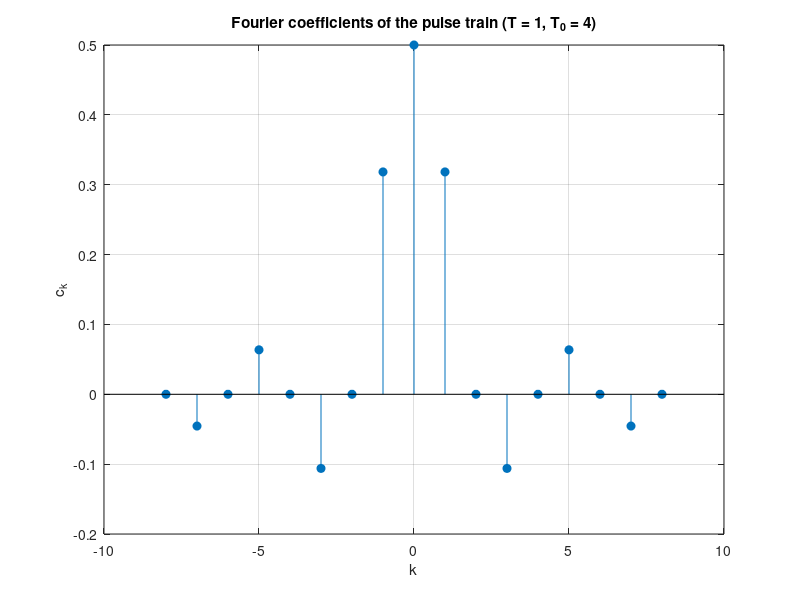
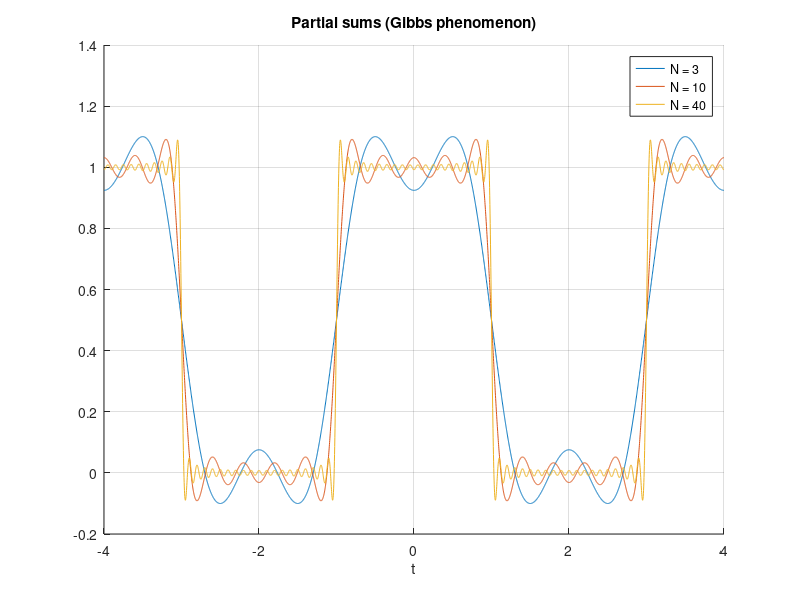

Source code (MATLAB) for these figures, in order:
% Signals and Systems — The Continuous-Time Fourier Series
%title: Fourier Series of a Pulse Train
%ar-title: متسلسلة فورييه لقطار النبضات
%lesson: ss-ch3-1
%course: signals-systems

%% Coefficients by numerical integration
%ar: ck = (1/T0) ∫ x(t) e^{−jkω0t} dt على دورة. النبضة سعتها 1 من −T إلى T. نختار T = 1 و T0 = 4، ونحسب بـ integral لكل k.
T = 1; T0 = 4; w0 = 2*pi/T0;
k = -8:8; c = zeros(size(k));
for m = 1:numel(k)
    c(m) = integral(@(t) exp(-1j*k(m)*w0*t), -T, T) / T0;
end
cf = sin(k*w0*T)./(k*pi); cf(k == 0) = 2*T/T0;
fprintf('k = %2d: numerical %8.5f, formula %8.5f\n', [k(9:13); real(c(9:13)); cf(9:13)])
%check: max(abs(c - cf)) < 1e-10

%% The line spectrum
%ar: نرسم ck مقابل k بـ stem: قيم حقيقية (لأن الإشارة زوجية) وشكلها شكل sinc.
stem(k, real(c), 'filled'); grid on; xlabel('k'); ylabel('c_k'); title('Fourier coefficients of the pulse train (T = 1, T_0 = 4)')

%% Rebuild the signal from N harmonics
%ar: x_N(t) = Σ ck e^{jkω0t} من −N إلى N. كلما زاد N اقترب الشكل من النبضة، لكن يبقى «تجاوز» قرب الحواف ≈ 9% (ظاهرة جيبس).
t = linspace(-4, 4, 4000);
figure; hold on
for N = [3 10 40]
    kk = -N:N; ck = sin(kk*w0*T)./(kk*pi); ck(kk == 0) = 2*T/T0;
    xN = real(ck * exp(1j*w0*kk.'*t));
    plot(t, xN)
end
hold off; grid on; xlabel('t'); legend('N = 3', 'N = 10', 'N = 40'); title('Partial sums (Gibbs phenomenon)')
fprintf('overshoot with N = 40: %.3f\n', max(xN) - 1)

%%! Project idea: power in the harmonics
%ar: مشروع: بارسفال: القدرة = Σ|ck|². كم توافقية تحتاج لتحمل 95% من قدرة الإشارة؟ هذا سؤال تصميم عرض النطاق في الاتصالات.
P = 2*T/T0;                                         % average power of the pulse train
kk = -200:200; ck = sin(kk*w0*T)./(kk*pi); ck(kk == 0) = 2*T/T0;
for N = 0:10
    PN = sum(abs(ck(abs(kk) <= N)).^2);
    if PN >= 0.95*P, fprintf('N = %d harmonics carry %.1f%% of the power\n', N, PN/P*100); break, end
end
